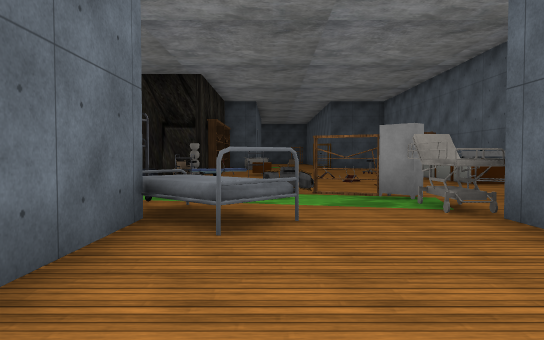
View 1 (above)

18 first-person views from a walk through a Unity game level. The camera is 1.2 m above the floor, tilts 2° down and sees 70° across. Doors are open. The floor is counted in squares, 2 m on a side. Each view is taken from the middle of a square. On the plan, view 1 faces up. The plan holds only what a view shows up to about 11 squares ahead; the rest is blank. The place goes on beyond the plan. The player is left out. Some animated figures are not drawn. Some surface patterns are stand-ins.

View 2
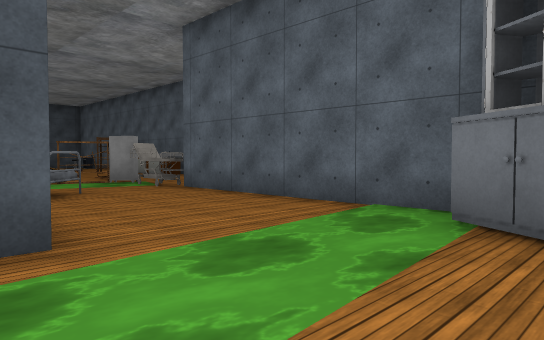

View 3
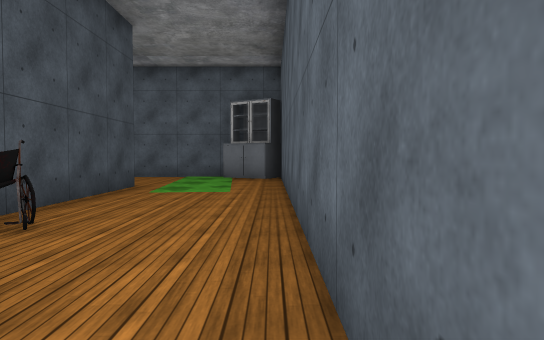

View 4
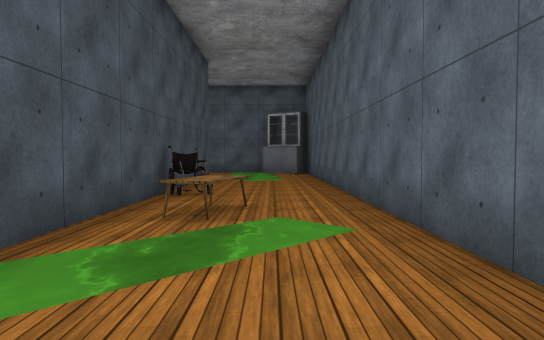

View 5
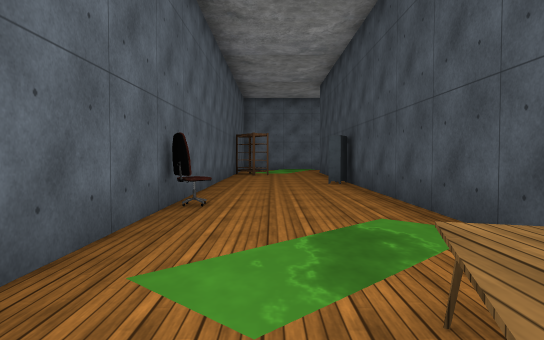

View 6
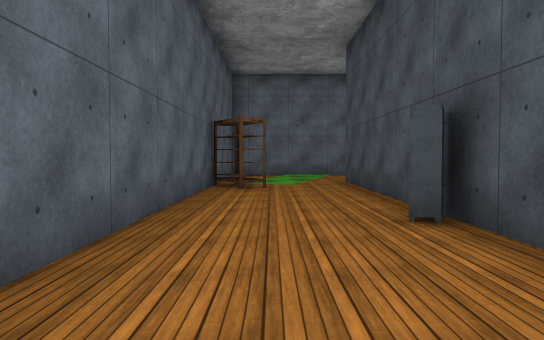

View 7
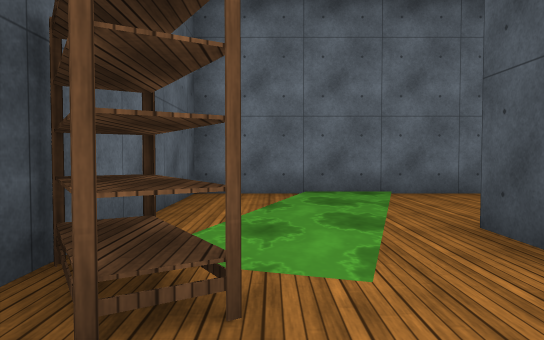

View 8
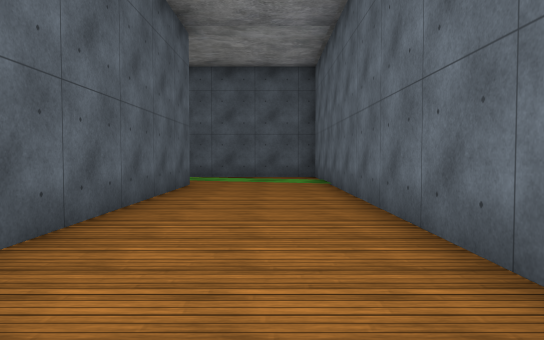

View 9
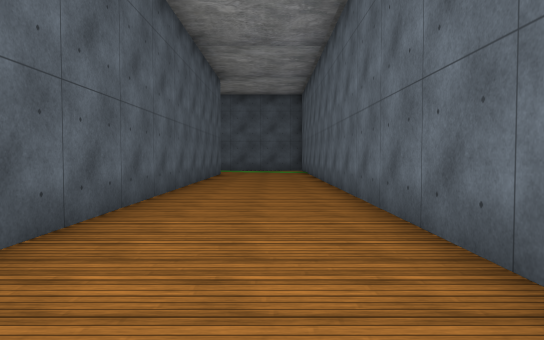

View 10
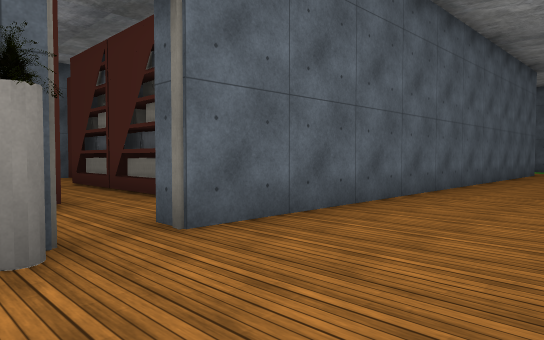

View 11
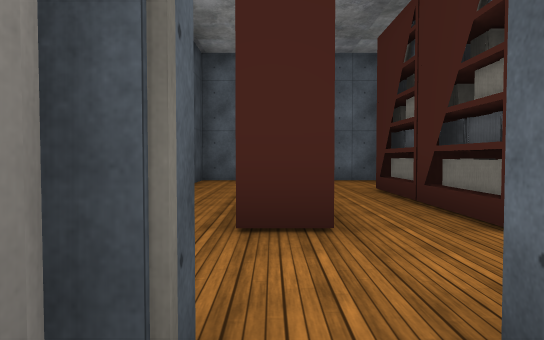

View 12
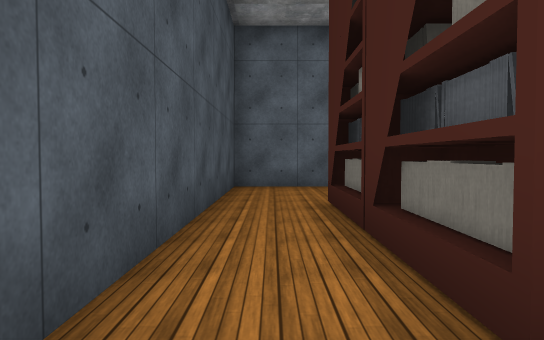

View 13
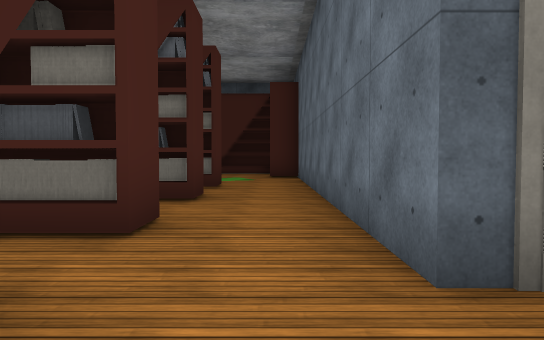

View 14
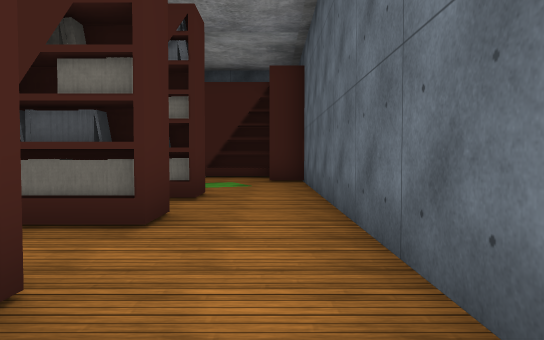

View 15
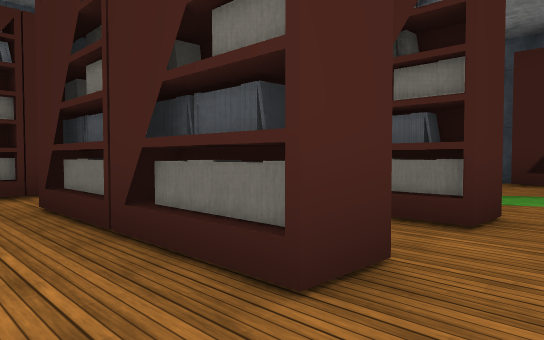

View 16
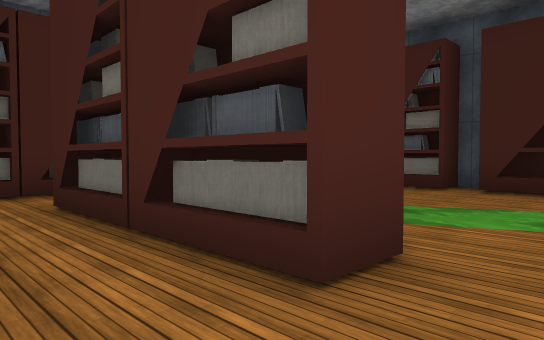

View 17
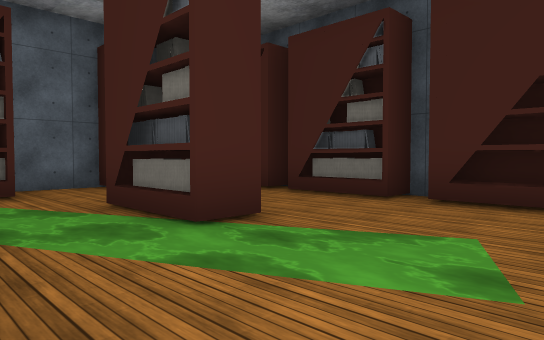

View 18
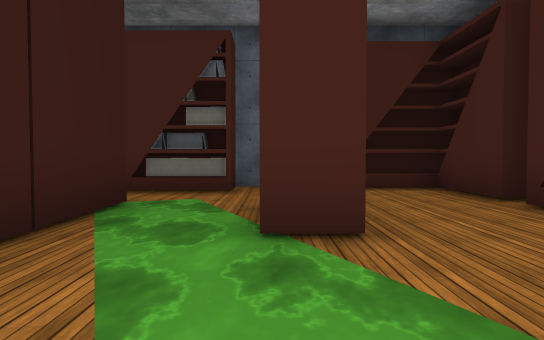

### Floor plan
Points are (right, up) in squares from view 1. A wall is a line through its corners. A room is listed if a view was taken in it or the views show most of it. See-through windows are left out.
Room 1 (views 1, 2, 3, 4, 5, 6, 7, 8, 9, 10, 11)
walls: (-20.7, 13.2) (-21.4, 13.2); (-24.3, 11.2) (-24.3, -3.2) (-0.2, -3.2); (-1.2, 3.8) (-1.2, 1.8); (-1.1, -0.3) (-21.3, -0.3) (-21.3, 12.2) (-20.8, 12.2); (2.3, -1.4) (2.3, 3.5)
ways out: opening at (-21, 13) to room 2; opening at (0.5, 3)
objects: other object (-21, 13); other object (-20, -3) to (-20, -2); other object (-16, -1); chair (-12, -3); table (-8, -1); other object (-6, -1); other object (0, 3); rack (1, -3) to (2, -2)
Room 2 (views 12, 13, 14, 15, 16, 17, 18)
walls: (-12.3, 10.2) (-12.3, 14.7) (-19, 14.7); (-20.8, 12.2) (-20.8, 2.9); (-12.3, 3) (-12.3, 4.8); (-17.8, 0.2) (-17.2, 0.2)
ways out: opening at (-21, 13) to room 1
objects: bookshelf (-20, 1) to (-18, 1); bookshelf (-20, 3); bookshelf (-19, 6); bookshelf (-19, 8); bookshelf (-19, 11); bookshelf (-19, 13); books (-18, 6); books (-18, 8); books (-18, 11); books (-18, 13); books (-17, 1); books (-17, 4); books (-17, 6); books (-17, 8); books (-17, 11); books (-17, 13); books (-16, 1); books (-16, 4); books (-16, 6); books (-16, 8); books (-16, 11); books (-15, 6); bookshelf (-15, 8); books (-15, 11); books (-15, 13); bookshelf (-14, 1) to (-13, 1); books (-13, 5); books (-13, 6)

Positions as (right, up) in squares from view 1, and headings:
1: (0, 0), facing up
2: (-2, -3), facing up-right
3: (-9, -3), facing right
4: (-12, -2), facing right
5: (-7, -2), facing left
6: (-12, -2), facing left
7: (-18, -2), facing left
8: (-23, 8), facing down
9: (-23, 13), facing down
10: (-24, 14), facing down-right
11: (-22, 13), facing right
12: (-20, 14), facing right
13: (-20, 14), facing down
14: (-20, 12), facing down
15: (-20, 10), facing down-right
16: (-20, 8), facing down-right
17: (-20, 6), facing down-right
18: (-20, 4), facing right
